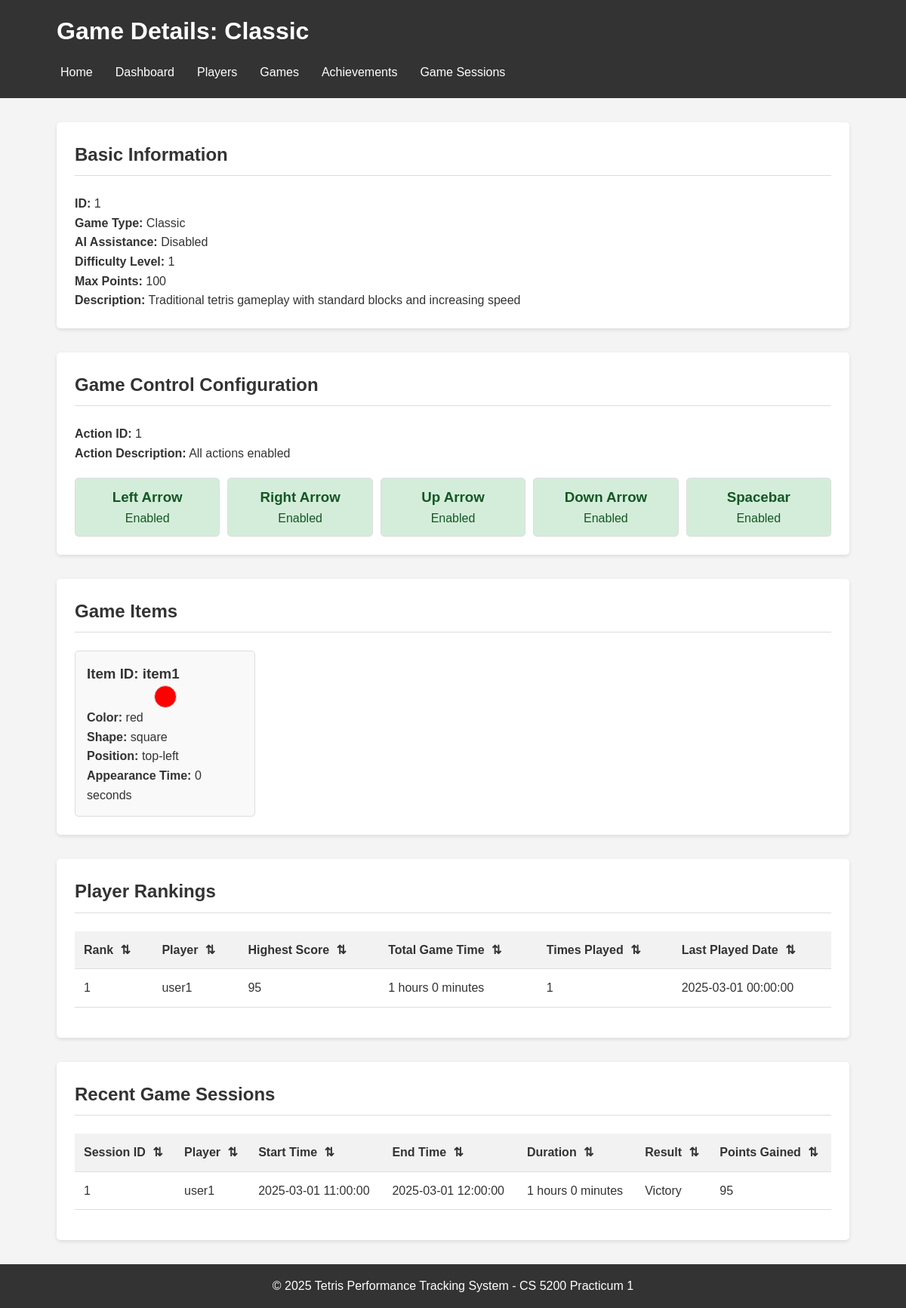
Page /game_details.php?id=1 on the committed database.
### tables this page shows
CREATE TABLE Game (
    game_id INT PRIMARY KEY,
    action_id INT NOT NULL,
    game_genre VARCHAR(50),
    ai_help_allowed BOOLEAN DEFAULT FALSE,
    difficulty_level INT,
    game_description VARCHAR(90),
    FOREIGN KEY (action_id) REFERENCES Action(action_id),
    FOREIGN KEY (difficulty_level) REFERENCES DifficultyLevel(difficulty_level)
);

CREATE TABLE DifficultyLevel (
    difficulty_level INT PRIMARY KEY,
    max_points INT NOT NULL
);

CREATE TABLE Action (
    action_id INT PRIMARY KEY,
    allowLeftArrow BOOLEAN DEFAULT TRUE,
    allowRightArrow BOOLEAN DEFAULT TRUE,
    allowUpArrow BOOLEAN DEFAULT TRUE,
    allowDownArrow BOOLEAN DEFAULT TRUE,
    allowSpace BOOLEAN DEFAULT TRUE,
    description VARCHAR(90)
);

CREATE TABLE Item (
    game_id INT,
    item_id VARCHAR(50),
    color VARCHAR(20),
    shape VARCHAR(20),
    position_on_board VARCHAR(20),
    time_to_appear INT,
    PRIMARY KEY (game_id, item_id),
    FOREIGN KEY (game_id) REFERENCES Game(game_id) ON DELETE CASCADE
);

CREATE TABLE PlayerGame (
    player_id INT,
    game_id INT,
    times_played INT NOT NULL DEFAULT 0,
    highest_score INT DEFAULT 0,
    total_playtime INT DEFAULT 0,
    last_played_date DATETIME,
    PRIMARY KEY (player_id, game_id),
    FOREIGN KEY (player_id) REFERENCES Player(player_id),
    FOREIGN KEY (game_id) REFERENCES Game(game_id)
);

CREATE TABLE Player (
    player_id INT PRIMARY KEY,
    username VARCHAR(50) NOT NULL,
    email_address VARCHAR(100) NOT NULL UNIQUE,
    date_registration DATE NOT NULL,
    date_of_birth DATE,
    country VARCHAR(50),
    subscription_type ENUM('free','paid') NOT NULL DEFAULT 'free'
);

CREATE TABLE Session (
    session_id INT PRIMARY KEY,
    player_id INT NOT NULL,
    game_id INT NOT NULL,
    start_time DATETIME,
    end_time DATETIME,
    duration INT NOT NULL DEFAULT 1,
    win_lose_status BOOLEAN,
    points_gained INT DEFAULT 0,
    FOREIGN KEY (player_id) REFERENCES Player(player_id),
    FOREIGN KEY (game_id) REFERENCES Game(game_id),
    FOREIGN KEY (player_id, game_id) REFERENCES PlayerGame(player_id, game_id)
);

### includes/functions.php (called while the page is built, shortened)
<?php
function formatTime($seconds) {
    $hours = floor($seconds / 3600);
    $minutes = floor(($seconds % 3600) / 60);
    if ($hours > 0) {
        return "$hours hours $minutes minutes";
    } else {
        return "$minutes minutes";
    }
}
function getGameItems($conn, $game_id) {
    $sql = "SELECT * FROM Item WHERE game_id = ?";
    $stmt = $conn->prepare($sql);
    $stmt->bind_param("i", $game_id);
    $stmt->execute();
    return $stmt->get_result();
}
function getGameAction($conn, $game_id) {
    $sql = "SELECT a.*
            FROM Action a
            JOIN Game g ON a.action_id = g.action_id
            WHERE g.game_id = ?";
    $stmt = $conn->prepare($sql);
    $stmt->bind_param("i", $game_id);
    $stmt->execute();
    return $stmt->get_result()->fetch_assoc();
}
?>

### game_details.php (the view, shortened to what this page needs)
<?php
include 'includes/db_connection.php';
include 'includes/functions.php';
$game_id = $_GET['id'];
$sql = "SELECT g.*, d.max_points
        FROM Game g
        LEFT JOIN DifficultyLevel d ON g.difficulty_level = d.difficulty_level
        WHERE g.game_id = ?";
$stmt = $conn->prepare($sql);
$stmt->bind_param("i", $game_id);
$stmt->execute();
$result = $stmt->get_result();
$game = $result->fetch_assoc();
$action = getGameAction($conn, $game_id);
$items = getGameItems($conn, $game_id);
$sql = "SELECT s.*, p.username
        FROM Session s
        JOIN Player p ON s.player_id = p.player_id
        WHERE s.game_id = ?
        ORDER BY s.start_time DESC
        LIMIT 20";
$stmt = $conn->prepare($sql);
$stmt->bind_param("i", $game_id);
$stmt->execute();
$sessions = $stmt->get_result();
$sql = "SELECT pg.*, p.username
        FROM PlayerGame pg
        JOIN Player p ON pg.player_id = p.player_id
        WHERE pg.game_id = ?
        ORDER BY pg.highest_score DESC";
$stmt = $conn->prepare($sql);
$stmt->bind_param("i", $game_id);
$stmt->execute();
$playerGames = $stmt->get_result();
?>
<!DOCTYPE html>
<html lang="en">
<head>
    <link rel="stylesheet" href="css/style.css">
</head>
<body>
    <header>
        <div class="container">
            <h1>Game Details: <?php echo $game['game_genre']; ?></h1>
            <nav>
                <ul>
                    <li><a href="index.php">Home</a></li>
                    <li><a href="dashboard.php">Dashboard</a></li>
                    <li><a href="players.php">Players</a></li>
                    <li><a href="games.php">Games</a></li>
                    <li><a href="achievements.php">Achievements</a></li>
                    <li><a href="sessions.php">Game Sessions</a></li>
                </ul>
            </nav>
        </div>
    </header>
    <main class="container">
        <section class="game-info">
            <h2>Basic Information</h2>
            <div class="info-grid">
                <div class="info-item">
                    <strong>ID:</strong> <?php echo $game['game_id']; ?>
                </div>
                <div class="info-item">
                    <strong>Game Type:</strong> <?php echo $game['game_genre']; ?>
                </div>
                <div class="info-item">
                    <strong>AI Assistance:</strong> <?php echo $game['ai_help_allowed'] ? 'Enabled' : 'Disabled'; ?>
                </div>
                <div class="info-item">
                    <strong>Difficulty Level:</strong> <?php echo $game['difficulty_level']; ?>
                </div>
                <div class="info-item">
                    <strong>Max Points:</strong> <?php echo $game['max_points']; ?>
                </div>
                <div class="info-item">
                    <strong>Description:</strong> <?php echo $game['game_description']; ?>
                </div>
            </div>
        </section>
        <section class="game-controls">
            <h2>Game Control Configuration</h2>
            <p><strong>Action ID:</strong> <?php echo $action['action_id']; ?></p>
            <p><strong>Action Description:</strong> <?php echo $action['description']; ?></p>
            <div class="controls-grid">
                <div class="control-item <?php echo $action['allowLeftArrow'] ? 'control-enabled' : 'control-disabled'; ?>">
                    <h3>Left Arrow</h3>
                    <p><?php echo $action['allowLeftArrow'] ? 'Enabled' : 'Disabled'; ?></p>
                </div>
                <div class="control-item <?php echo $action['allowRightArrow'] ? 'control-enabled' : 'control-disabled'; ?>">
                    <h3>Right Arrow</h3>
                    <p><?php echo $action['allowRightArrow'] ? 'Enabled' : 'Disabled'; ?></p>
                </div>
                <div class="control-item <?php echo $action['allowUpArrow'] ? 'control-enabled' : 'control-disabled'; ?>">
                    <h3>Up Arrow</h3>
                    <p><?php echo $action['allowUpArrow'] ? 'Enabled' : 'Disabled'; ?></p>
                </div>
                <div class="control-item <?php echo $action['allowDownArrow'] ? 'control-enabled' : 'control-disabled'; ?>">
                    <h3>Down Arrow</h3>
                    <p><?php echo $action['allowDownArrow'] ? 'Enabled' : 'Disabled'; ?></p>
                </div>
                <div class="control-item <?php echo $action['allowSpace'] ? 'control-enabled' : 'control-disabled'; ?>">
                    <h3>Spacebar</h3>
                    <p><?php echo $action['allowSpace'] ? 'Enabled' : 'Disabled'; ?></p>
                </div>
            </div>
        </section>
        <section class="game-items">
            <h2>Game Items</h2>
            <?php if($items && $items->num_rows > 0): ?>
                <div class="items-grid">
                <?php while($item = $items->fetch_assoc()): ?>
                    <div class="item-card">
                        <h3>Item ID: <?php echo $item['item_id']; ?></h3>
                        <div class="color-sample" style="background-color: <?php echo $item['color']; ?>"></div>
                        <p><strong>Color:</strong> <?php echo $item['color']; ?></p>
                        <p><strong>Shape:</strong> <?php echo $item['shape']; ?></p>
                        <p><strong>Position:</strong> <?php echo $item['position_on_board']; ?></p>
                        <p><strong>Appearance Time:</strong> <?php echo $item['time_to_appear']; ?> seconds</p>
                    </div>
                <?php endwhile; ?>
                </div>
            <?php else: ?>
                <p>No items defined for this game yet</p>
            <?php endif; ?>
        </section>
        <section class="player-rankings">
            <h2>Player Rankings</h2>
            <table class="sortable">
                <thead>
                    <tr>
                        <th class="sortable-header">Rank</th>
                        <th class="sortable-header">Player</th>
                        <th class="sortable-header">Highest Score</th>
                        <th class="sortable-header">Total Game Time</th>
                        <th class="sortable-header">Times Played</th>
                        <th class="sortable-header">Last Played Date</th>
                    </tr>
                </thead>
                <tbody>
                <?php
                $rank = 1;
                if($playerGames && $playerGames->num_rows > 0):
                    while($pg = $playerGames->fetch_assoc()):
                ?>
                    <tr>
                        <td><?php echo $rank++; ?></td>
                        <td><?php echo $pg['username']; ?></td>
                        <td><?php echo $pg['highest_score']; ?></td>
                        <td><?php echo formatTime($pg['total_playtime']); ?></td>
                        <td><?php echo $pg['times_played']; ?></td>
                        <td><?php echo $pg['last_played_date']; ?></td>
                    </tr>
                <?php
                    endwhile;
                else:
                ?>
                    <tr>
                        <td colspan="6">No players have played this game yet</td>
                    </tr>
                <?php endif; ?>
                </tbody>
            </table>
        </section>
        <section class="recent-sessions">
            <h2>Recent Game Sessions</h2>
            <table class="sortable">
                <thead>
                    <tr>
                        <th class="sortable-header">Session ID</th>
                        <th class="sortable-header">Player</th>
                        <th class="sortable-header">Start Time</th>
                        <th class="sortable-header">End Time</th>
                        <th class="sortable-header">Duration</th>
                        <th class="sortable-header">Result</th>
                        <th class="sortable-header">Points Gained</th>
                    </tr>
                </thead>
                <tbody>
                <?php
                if($sessions && $sessions->num_rows > 0):
                    while($session = $sessions->fetch_assoc()):
                ?>
                    <tr>
                        <td><?php echo $session['session_id']; ?></td>
                        <td><?php echo $session['username']; ?></td>
                        <td><?php echo $session['start_time']; ?></td>
                        <td><?php echo $session['end_time']; ?></td>
                        <td><?php echo formatTime($session['duration']); ?></td>
                        <td><?php echo $session['win_lose_status'] ? 'Victory' : 'Defeat'; ?></td>
                        <td><?php echo $session['points_gained']; ?></td>
                    </tr>
                <?php
                    endwhile;
                else:
                ?>
                    <tr>
                        <td colspan="7">No sessions for this game yet</td>
                    </tr>
                <?php endif; ?>
                </tbody>
            </table>
        </section>
    </main>
    <footer>
        <div class="container">
            <p>&copy; <?php echo date('Y'); ?> Tetris Performance Tracking System - CS 5200 Practicum 1</p>
        </div>
    </footer>
</body>
</html>

### css/style.css (style rules this page uses)
* { margin: 0; padding: 0; box-sizing: border-box; }
body { font-family: 'Arial', sans-serif; line-height: 1.6; color: #333; background-color: #f4f4f4; }
.container { width: 90%; max-width: 1200px; margin: 0 auto; padding: 0 15px; }
header { background: #333; color: #fff; padding: 1rem 0; margin-bottom: 2rem; }
header h1 { margin-bottom: 1rem; }
nav ul { display: flex; flex-wrap: wrap; list-style: none; }
nav ul li { margin-right: 20px; margin-bottom: 5px; }
nav ul li a { color: #fff; text-decoration: none; padding: 5px; transition: all 0.3s ease; }
main { padding-bottom: 2rem; }
section { margin-bottom: 2rem; background: #fff; padding: 1.5rem; border-radius: 5px; box-shadow: 0 2px 5px rgba(0,0,0,0.1); }
section h2 { border-bottom: 1px solid #ddd; padding-bottom: 0.5rem; margin-bottom: 1.5rem; }
table { width: 100%; border-collapse: collapse; margin-bottom: 1rem; }
table th, table td { padding: 0.75rem; text-align: left; border-bottom: 1px solid #ddd; }
table th { background-color: #f2f2f2; font-weight: bold; }
th.sortable-header { cursor: pointer; }
footer { background: #333; color: #fff; text-align: center; padding: 1rem 0; margin-top: 2rem; }

### game_details.php (style rules this page uses)
.controls-grid { display: grid; grid-template-columns: repeat(auto-fit, minmax(150px, 1fr)); gap: 10px; margin-top: 20px; }
.control-item { text-align: center; padding: 10px; border: 1px solid #ddd; border-radius: 5px; }
.control-enabled { background-color: #d4edda; color: #155724; }
.items-grid { display: grid; grid-template-columns: repeat(auto-fill, minmax(200px, 1fr)); gap: 15px; margin-top: 15px; }
.item-card { border: 1px solid #ddd; border-radius: 5px; padding: 15px; background-color: #f9f9f9; }
.color-sample { width: 30px; height: 30px; border-radius: 50%; margin: 0 auto; border: 1px solid #ddd; }

### rows in the picture
game: game_genre "Classic", game_id "1", difficulty_level "1", difficulty_level.max_points "100", game_description "Traditional tetris gameplay with standard blocks and increasing speed"
action: action_id "1", description "All actions enabled"
item: item "item1", color "red", shape "square", position_on_board "top-left", time_to_appear "0"
playergame: player.username "user1", highest_score "95", total_playtime "1 hours 0 minutes", times_played "1", last_played_date "2025-03-01 00:00:00"
session: session_id "1", player.username "user1", start_time "2025-03-01 11:00:00", end_time "2025-03-01 12:00:00", duration "1 hours 0 minutes", win_lose_status "Victory", points_gained "95"
